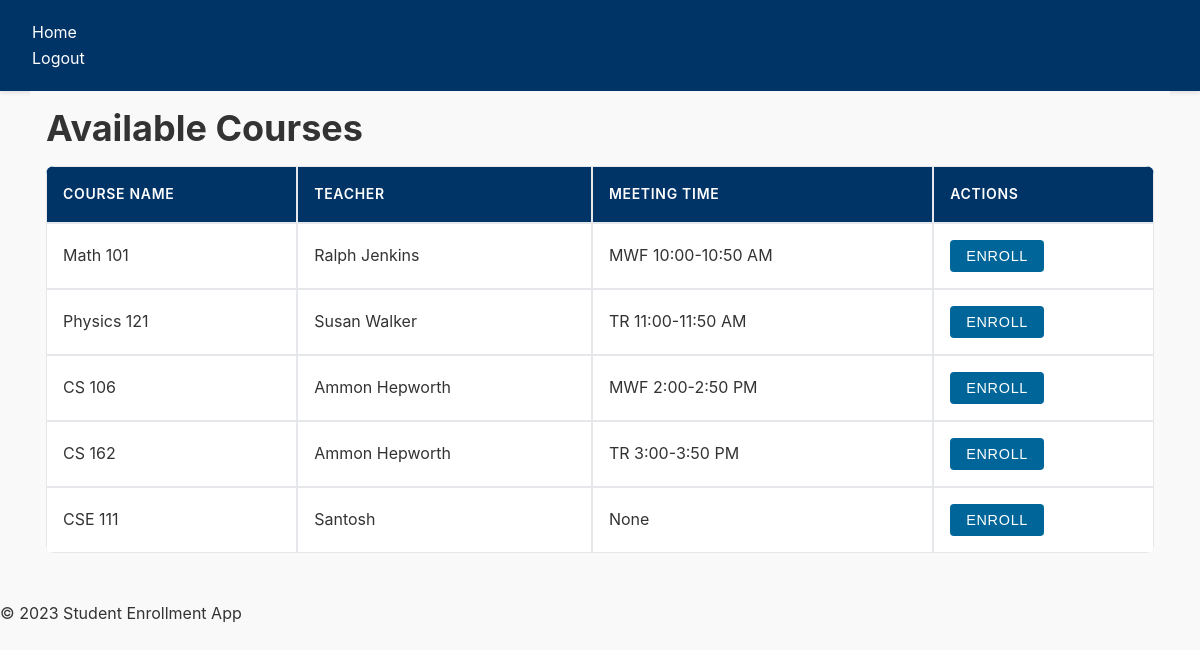
The page /student/enroll (signed in) on the database its author committed.
### app/models.py (models this page shows, shortened)
class Course(db.Model):
    id = db.Column(db.Integer, primary_key=True)
    name = db.Column(db.String(120), index=True, unique=True, nullable=False)
    capacity = db.Column(db.Integer, nullable=False)
    meeting_time = db.Column(db.String(120), nullable=True)  # New column for meeting times
    teacher_id = db.Column(db.Integer, db.ForeignKey('user.id'), nullable=False)  # Foreign key to the teacher
    teacher = db.relationship('User', backref='courses')  # Relationship to the teacher
    enrollments = db.relationship('Enrollment', back_populates='course', lazy='dynamic')

class User(UserMixin, db.Model):
    id = db.Column(db.Integer, primary_key=True)
    username = db.Column(db.String(64), index=True, unique=True, nullable=False)
    email = db.Column(db.String(120), index=True, unique=True, nullable=False)
    password_hash = db.Column(db.String(128), nullable=False)
    role = db.Column(db.String(20), nullable=False)  # student, teacher, or admin
    enrollments = db.relationship('Enrollment', backref='student', lazy='dynamic')

### app/routes.py (the view, shortened to what this page needs)
    @app.route('/student/enroll', methods=['GET', 'POST'])
    @login_required
    def student_enroll():
        courses = Course.query.all()
        enrolled_courses = {enrollment.course_id for enrollment in Enrollment.query.filter_by(student_id=current_user.id).all()}
        return render_template('student/enroll.html', courses=courses, enrolled_courses=enrolled_courses)

### app/__init__.py (called while the page is built)
def create_app():
    app = Flask(__name__)
    app.config.from_object(Config)
    db.init_app(app)
    login_manager.init_app(app)
    admin.name = 'Admin Mode'
    admin.url = '/admin_panel'
    admin.init_app(app)
    with app.app_context():
        from app.models import User, Course, Enrollment
        admin.add_view(ModelView(User, db.session))
        admin.add_view(ModelView(Course, db.session))
        admin.add_view(ModelView(Enrollment, db.session))
        db.create_all()
    from app.routes import init_routes
    init_routes(app)
    @login_manager.user_loader
    def load_user(user_id):
        return User.query.get(int(user_id))
    return app

### app/templates/student/enroll.html (shortened to what this page needs)
{% extends 'base.html' %}
{% block content %}
<h1>Available Courses</h1>
<table>
    <thead>
        <tr>
            <th>Course Name</th>
            <th>Teacher</th>
            <th>Meeting Time</th>
            <th>Actions</th>
        </tr>
    </thead>
    <tbody>
        {% for course in courses %}
        <tr>
            <td>{{ course.name }}</td>
            <td>{{ course.teacher.username }}</td>
            <td>{{ course.meeting_time }}</td>
            <td>
                {% if course.id in enrolled_courses %}
                <form method="post" action="{{ url_for('student_enroll') }}">
                    <input type="hidden" name="course_id" value="{{ course.id }}">
                    <input type="hidden" name="action" value="drop">
                    <button type="submit" class="action-button delete">Drop</button>
                </form>
                {% else %}
                <form method="post" action="{{ url_for('student_enroll') }}">
                    <button type="submit" class="action-button">Enroll</button>
                </form>
                {% endif %}
            </td>
        </tr>
        {% endfor %}
    </tbody>
</table>
{% endblock %}

### app/templates/base.html (shortened to what this page needs)
<!DOCTYPE html>
<html>
  <head>
    <link rel="stylesheet" href="{{ url_for('static', filename='base.css') }}">
  </head>
  <body>
    <header>
      <nav>
        <ul>
          <li><a href="{{ url_for('index') }}">Home</a></li>
          {% if current_user.is_authenticated %}
            <li><a href="{{ url_for('logout') }}">Logout</a></li>
          {% else %}
            <li><a href="{{ url_for('login') }}">Login</a></li>
          {% endif %}
        </ul>
      </nav>
    </header>
    <main>
      <section class="main-content">
        {% block content %}{% endblock %}
      </section>
    </main>
    <footer>
      <p>&copy; 2023 Student Enrollment App</p>
    </footer>
  </body>
</html>

### app/static/base.css (style rules this page uses)
*, *::before, *::after { box-sizing: border-box; margin: 0; padding: 0; }
body { font-family: 'Inter', system-ui, -apple-system, sans-serif; margin: 0; padding: 0; background-color: #f9f9f9; color: #333; line-height: 1.6; min-height: 100vh; }
h1, h2, h3, h4, h5, h6 { margin-bottom: 1rem; line-height: 1.2; }
h1 { font-size: 2.25rem; }
header { background-color: #003366; color: white; padding: 1.25rem 0; box-shadow: 0 2px 4px rgba(0, 0, 0, 0.1); }
header nav { max-width: 1200px; padding: 0 1rem; display: flex; justify-content: space-between; align-items: center; }
nav a { color: white; text-decoration: none; padding: 0.5rem 1rem; border-radius: 4px; transition: background-color 0.2s; }
table { width: 100%; border-collapse: separate; border-spacing: 0; margin-bottom: 2rem; background-color: #ffffff; border-radius: 8px; overflow: hidden; }
table th, table td { border: 1px solid #e5e7eb; padding: 1rem; text-align: left; }
table th { background-color: #003366; color: white; font-weight: 600; text-transform: uppercase; letter-spacing: 0.05em; font-size: 0.875rem; }
form { max-width: 500px; margin: 0 auto; }
button, .btn { display: inline-block; background-color: #006699; color: white; border: none; border-radius: 6px; padding: 0.75rem 1.5rem; cursor: pointer; font-size: 1rem; font-weight: 500; text-transform: uppercase; letter-spacing: 0.05em; transition: all 0.2s; }
.main-content { width: 95%; margin: 0 auto; padding: 1rem; background-color: #f9f9f9; }
a { color: #006699; text-decoration: none; transition: color 0.2s; }
ul { list-style-type: none; text-align: left; }
.action-button { background-color: #006699; color: white; border: none; border-radius: 4px; padding: 0.5rem 1rem; cursor: pointer; font-size: 0.9rem; text-transform: uppercase; text-decoration: none; display: inline-block; text-align: center; }

### rows shown on the page
Course: name "Math 101", teacher.username "Ralph Jenkins", meeting_time "MWF 10:00-10:50 AM"
Course: name "Physics 121", teacher.username "Susan Walker", meeting_time "TR 11:00-11:50 AM"
Course: name "CS 106", teacher.username "Ammon Hepworth", meeting_time "MWF 2:00-2:50 PM"
Course: name "CS 162", teacher.username "Ammon Hepworth", meeting_time "TR 3:00-3:50 PM"
Course: name "CSE 111", teacher.username "Santosh", meeting_time "None"
